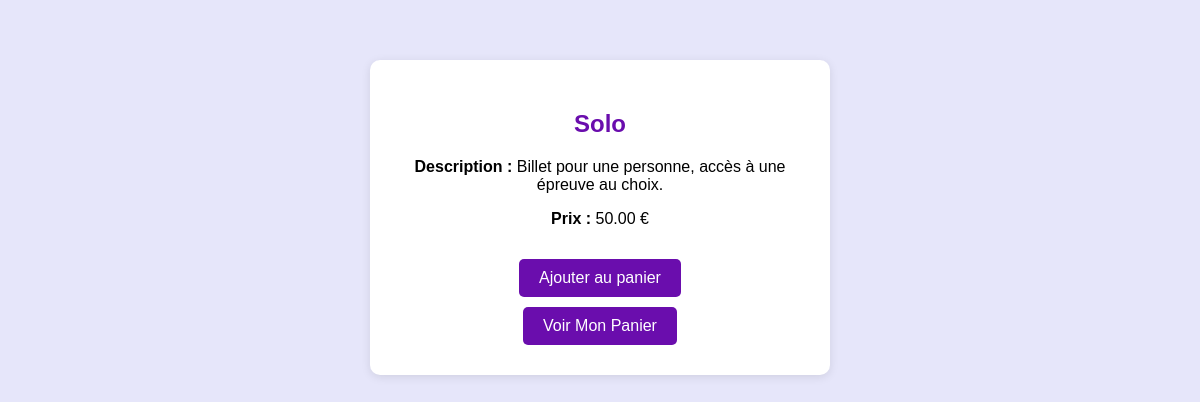
Screenshot of /offres/1/ with the database file from the repository.
### offres/models.py (models this page shows, shortened)
class Offre(models.Model):
    SOLO = 1
    DUO = 2
    FAMILLE = 4
    CHOIX = [(SOLO, "Solo"), (DUO, "Duo"), (FAMILLE, "Famille")]
    nom = models.IntegerField(choices=CHOIX)
    description = models.TextField()
    prix = models.DecimalField(max_digits=6, decimal_places=2)
    date_creation = models.DateTimeField(auto_now_add=True)

### offres/views.py (the view)
# urls.py: path('<int:offre_id>/', views.detail_offre, name='detail_offre'),
def detail_offre(request, offre_id):
    offre = get_object_or_404(Offre, pk=offre_id)
    return render(request, 'offres/detail_offre.html', {'offre': offre})

### offres/templates/offres/detail_offre.html (shortened to what this page needs)
<!DOCTYPE html>
<html lang="fr">
<head>
</head>
<body>
    <div class="offre-detail">
        <h2>{{ offre.get_nom_display }}</h2>
        <p><strong>Description :</strong> {{ offre.description }}</p>
        <p><strong>Prix :</strong> {{ offre.prix }} €</p>
        <a href="{% url 'ajouter_au_panier' offre.id %}" class="bouton">Ajouter au panier</a>
        <br>
        <a href="{% url 'voir_panier' %}" class="bouton" style="margin-top: 10px;">Voir Mon Panier</a>
    </div>
</body>
</html>

### offres/templates/offres/detail_offre.html (style rules this page uses)
body { font-family: Arial, sans-serif; background-color: #e6e6fa; display: flex; justify-content: center; padding-top: 60px; margin: 0; }
.offre-detail { background: white; padding: 30px; border-radius: 10px; box-shadow: 0 2px 10px rgba(0,0,0,0.1); text-align: center; width: 400px; }
h2 { color: #6a0dad; }
a.bouton { display: inline-block; margin-top: 15px; padding: 10px 20px; background: #6a0dad; color: white; border-radius: 5px; text-decoration: none; }

### rows the page displays
Offre: nom "Solo", description "Billet pour une personne, accès à une épreuve au choix.", prix "50.00"
